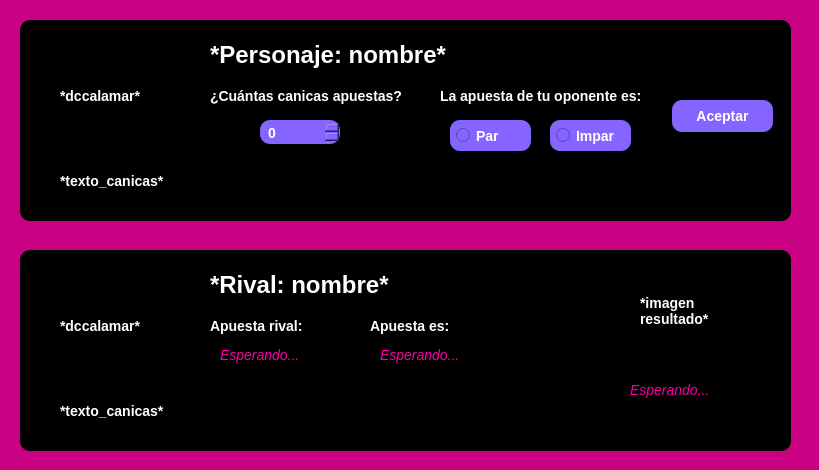
<?xml version="1.0" encoding="UTF-8"?>
<ui version="4.0">
 <class>MainWindow</class>
 <widget class="QMainWindow" name="MainWindow">
  <property name="geometry">
   <rect>
    <x>0</x>
    <y>0</y>
    <width>819</width>
    <height>470</height>
   </rect>
  </property>
  <property name="windowTitle">
   <string>MainWindow</string>
  </property>
  <property name="styleSheet">
   <string notr="true">background-color: rgb(202, 0, 131);</string>
  </property>
  <widget class="QWidget" name="centralwidget">
   <widget class="QWidget" name="widget_2" native="true">
    <property name="geometry">
     <rect>
      <x>20</x>
      <y>20</y>
      <width>771</width>
      <height>201</height>
     </rect>
    </property>
    <property name="styleSheet">
     <string notr="true">background-color: rgb(0, 0, 0);
color: rgb(255, 255, 255);
border-width: 2px;
border-radius: 10px;
border-color: beige;
font: bold 14px;
min-width: 4em;
padding: 6px;</string>
    </property>
    <widget class="QLabel" name="nombre_1">
     <property name="geometry">
      <rect>
       <x>180</x>
       <y>10</y>
       <width>341</width>
       <height>51</height>
      </rect>
     </property>
     <property name="styleSheet">
      <string notr="true">font: bold 15px;</string>
     </property>
     <property name="text">
      <string>&lt;html&gt;&lt;head/&gt;&lt;body&gt;&lt;p&gt;&lt;span style=&quot; font-size:18pt;&quot;&gt;*Personaje: nombre*&lt;/span&gt;&lt;/p&gt;&lt;/body&gt;&lt;/html&gt;</string>
     </property>
    </widget>
    <widget class="QLabel" name="imagen_foto">
     <property name="geometry">
      <rect>
       <x>30</x>
       <y>20</y>
       <width>121</width>
       <height>111</height>
      </rect>
     </property>
     <property name="text">
      <string>*dccalamar*</string>
     </property>
    </widget>
    <widget class="QLabel" name="label_3">
     <property name="geometry">
      <rect>
       <x>180</x>
       <y>50</y>
       <width>211</width>
       <height>51</height>
      </rect>
     </property>
     <property name="text">
      <string>¿Cuántas canicas apuestas?</string>
     </property>
    </widget>
    <widget class="QPushButton" name="boton_aceptar">
     <property name="geometry">
      <rect>
       <x>652</x>
       <y>80</y>
       <width>101</width>
       <height>32</height>
      </rect>
     </property>
     <property name="styleSheet">
      <string notr="true">background-color: rgb(133, 100, 255);
color: white;
border-width: 2px;
border-radius: 10px;
border-color: beige;
font: bold 14px;
min-width: 4em;
padding: 6px;</string>
     </property>
     <property name="text">
      <string>Aceptar</string>
     </property>
    </widget>
    <widget class="QLabel" name="texto_canicas">
     <property name="geometry">
      <rect>
       <x>30</x>
       <y>135</y>
       <width>351</width>
       <height>51</height>
      </rect>
     </property>
     <property name="text">
      <string>*texto_canicas*</string>
     </property>
    </widget>
    <widget class="QLabel" name="texto_paridad">
     <property name="geometry">
      <rect>
       <x>410</x>
       <y>50</y>
       <width>231</width>
       <height>51</height>
      </rect>
     </property>
     <property name="text">
      <string>La apuesta de tu oponente es:</string>
     </property>
    </widget>
    <widget class="QSpinBox" name="spin_apuesta">
     <property name="geometry">
      <rect>
       <x>240</x>
       <y>100</y>
       <width>80</width>
       <height>24</height>
      </rect>
     </property>
     <property name="styleSheet">
      <string notr="true">background-color: rgb(133, 100, 255);
color: white;
border-width: 2px;
border-radius: 10px;
font: bold 14px;
min-width: 4em;
padding: 6px;</string>
     </property>
    </widget>
    <widget class="QRadioButton" name="boton_impar">
     <property name="geometry">
      <rect>
       <x>530</x>
       <y>100</y>
       <width>81</width>
       <height>31</height>
      </rect>
     </property>
     <property name="styleSheet">
      <string notr="true">background-color: rgb(133, 100, 255);
color: white;
border-width: 2px;
border-radius: 10px;
border-color: beige;
font: bold 14px;
min-width: 2em;
padding: 6px;</string>
     </property>
     <property name="text">
      <string>Impar</string>
     </property>
    </widget>
    <widget class="QRadioButton" name="boton_par">
     <property name="geometry">
      <rect>
       <x>430</x>
       <y>100</y>
       <width>81</width>
       <height>31</height>
      </rect>
     </property>
     <property name="styleSheet">
      <string notr="true">background-color: rgb(133, 100, 255);
color: white;
border-width: 2px;
border-radius: 10px;
border-color: beige;
font: bold 14px;
min-width: 2em;
padding: 6px;</string>
     </property>
     <property name="text">
      <string>Par</string>
     </property>
    </widget>
   </widget>
   <widget class="QWidget" name="widget_3" native="true">
    <property name="geometry">
     <rect>
      <x>20</x>
      <y>250</y>
      <width>771</width>
      <height>201</height>
     </rect>
    </property>
    <property name="styleSheet">
     <string notr="true">background-color: rgb(0, 0, 0);
color: rgb(255, 255, 255);
border-width: 2px;
border-radius: 10px;
border-color: beige;
font: bold 14px;
min-width: 4em;
padding: 6px;</string>
    </property>
    <widget class="QLabel" name="nombre_2">
     <property name="geometry">
      <rect>
       <x>180</x>
       <y>10</y>
       <width>341</width>
       <height>51</height>
      </rect>
     </property>
     <property name="styleSheet">
      <string notr="true">font: bold 15px;</string>
     </property>
     <property name="text">
      <string>&lt;html&gt;&lt;head/&gt;&lt;body&gt;&lt;p&gt;&lt;span style=&quot; font-size:18pt;&quot;&gt;*Rival: nombre*&lt;/span&gt;&lt;/p&gt;&lt;/body&gt;&lt;/html&gt;</string>
     </property>
    </widget>
    <widget class="QLabel" name="imagen_foto_2">
     <property name="geometry">
      <rect>
       <x>30</x>
       <y>20</y>
       <width>121</width>
       <height>111</height>
      </rect>
     </property>
     <property name="text">
      <string>*dccalamar*</string>
     </property>
    </widget>
    <widget class="QLabel" name="label_4">
     <property name="geometry">
      <rect>
       <x>180</x>
       <y>50</y>
       <width>211</width>
       <height>51</height>
      </rect>
     </property>
     <property name="text">
      <string>Apuesta rival:</string>
     </property>
    </widget>
    <widget class="QLabel" name="texto_canicas_2">
     <property name="geometry">
      <rect>
       <x>30</x>
       <y>135</y>
       <width>351</width>
       <height>51</height>
      </rect>
     </property>
     <property name="text">
      <string>*texto_canicas*</string>
     </property>
    </widget>
    <widget class="QLabel" name="label_6">
     <property name="geometry">
      <rect>
       <x>340</x>
       <y>50</y>
       <width>231</width>
       <height>51</height>
      </rect>
     </property>
     <property name="text">
      <string>Apuesta es:</string>
     </property>
    </widget>
    <widget class="QLabel" name="texto_apuesta_rival">
     <property name="geometry">
      <rect>
       <x>190</x>
       <y>90</y>
       <width>111</width>
       <height>31</height>
      </rect>
     </property>
     <property name="styleSheet">
      <string notr="true">background-color: rgba(255, 255, 255, 0);
color: rgb(252, 0, 0);</string>
     </property>
     <property name="text">
      <string>&lt;html&gt;&lt;head/&gt;&lt;body&gt;&lt;p&gt;&lt;span style=&quot; font-weight:400; font-style:italic; color:#fc00a4;&quot;&gt;Esperando...&lt;/span&gt;&lt;/p&gt;&lt;/body&gt;&lt;/html&gt;</string>
     </property>
    </widget>
    <widget class="QLabel" name="imagen_resultado">
     <property name="geometry">
      <rect>
       <x>610</x>
       <y>10</y>
       <width>121</width>
       <height>101</height>
      </rect>
     </property>
     <property name="text">
      <string>*imagen
resultado*</string>
     </property>
    </widget>
    <widget class="QLabel" name="resultado">
     <property name="geometry">
      <rect>
       <x>600</x>
       <y>110</y>
       <width>141</width>
       <height>61</height>
      </rect>
     </property>
     <property name="styleSheet">
      <string notr="true">background-color: rgba(255, 255, 255, 0);</string>
     </property>
     <property name="text">
      <string>&lt;html&gt;&lt;head/&gt;&lt;body&gt;&lt;p&gt;&lt;span style=&quot; font-weight:400; font-style:italic; color:#f7009e;&quot;&gt;Esperando...&lt;/span&gt;&lt;/p&gt;&lt;/body&gt;&lt;/html&gt;</string>
     </property>
    </widget>
    <widget class="QLabel" name="texto_apuesta_rival_2">
     <property name="geometry">
      <rect>
       <x>350</x>
       <y>90</y>
       <width>111</width>
       <height>31</height>
      </rect>
     </property>
     <property name="styleSheet">
      <string notr="true">background-color: rgba(255, 255, 255, 0);
color: rgb(252, 0, 0);</string>
     </property>
     <property name="text">
      <string>&lt;html&gt;&lt;head/&gt;&lt;body&gt;&lt;p&gt;&lt;span style=&quot; font-weight:400; font-style:italic; color:#fc00a4;&quot;&gt;Esperando...&lt;/span&gt;&lt;/p&gt;&lt;/body&gt;&lt;/html&gt;</string>
     </property>
    </widget>
   </widget>
  </widget>
 </widget>
 <resources/>
 <connections/>
</ui>
